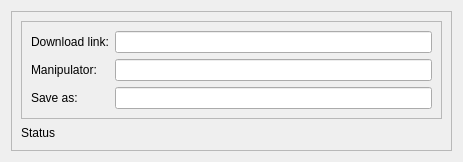
<?xml version="1.0" encoding="UTF-8"?>
<ui version="4.0">
 <class>custom_downloader_widget</class>
 <widget class="QWidget" name="custom_downloader_widget">
  <property name="geometry">
   <rect>
    <x>0</x>
    <y>0</y>
    <width>463</width>
    <height>162</height>
   </rect>
  </property>
  <property name="windowTitle">
   <string>Form</string>
  </property>
  <layout class="QGridLayout" name="gridLayout">
   <item row="0" column="0">
    <widget class="QFrame" name="frame">
     <property name="frameShape">
      <enum>QFrame::StyledPanel</enum>
     </property>
     <property name="frameShadow">
      <enum>QFrame::Raised</enum>
     </property>
     <layout class="QGridLayout" name="gridLayout_3">
      <item row="1" column="0">
       <widget class="QLabel" name="label_4">
        <property name="text">
         <string>Status</string>
        </property>
       </widget>
      </item>
      <item row="1" column="1">
       <widget class="QLabel" name="label_status">
        <property name="text">
         <string/>
        </property>
       </widget>
      </item>
      <item row="0" column="0" colspan="2">
       <widget class="QFrame" name="frame_2">
        <property name="frameShape">
         <enum>QFrame::StyledPanel</enum>
        </property>
        <property name="frameShadow">
         <enum>QFrame::Raised</enum>
        </property>
        <layout class="QGridLayout" name="gridLayout_2">
         <item row="1" column="1">
          <widget class="QLineEdit" name="lineEdit_manipulator">
           <property name="toolTip">
            <string>Local link manipulator has more preference over global link manipulator.</string>
           </property>
          </widget>
         </item>
         <item row="0" column="1">
          <widget class="QLineEdit" name="lineEdit_download_link"/>
         </item>
         <item row="1" column="0">
          <widget class="QLabel" name="label_2">
           <property name="toolTip">
            <string>Local link manipulator has more preference over global link manipulator.</string>
           </property>
           <property name="text">
            <string>Manipulator:</string>
           </property>
          </widget>
         </item>
         <item row="0" column="0">
          <widget class="QLabel" name="label">
           <property name="text">
            <string>Download link:</string>
           </property>
          </widget>
         </item>
         <item row="2" column="0">
          <widget class="QLabel" name="label_3">
           <property name="text">
            <string>Save as:</string>
           </property>
          </widget>
         </item>
         <item row="2" column="1">
          <widget class="QLineEdit" name="lineEdit_save_as"/>
         </item>
        </layout>
       </widget>
      </item>
     </layout>
    </widget>
   </item>
  </layout>
 </widget>
 <resources/>
 <connections/>
</ui>
